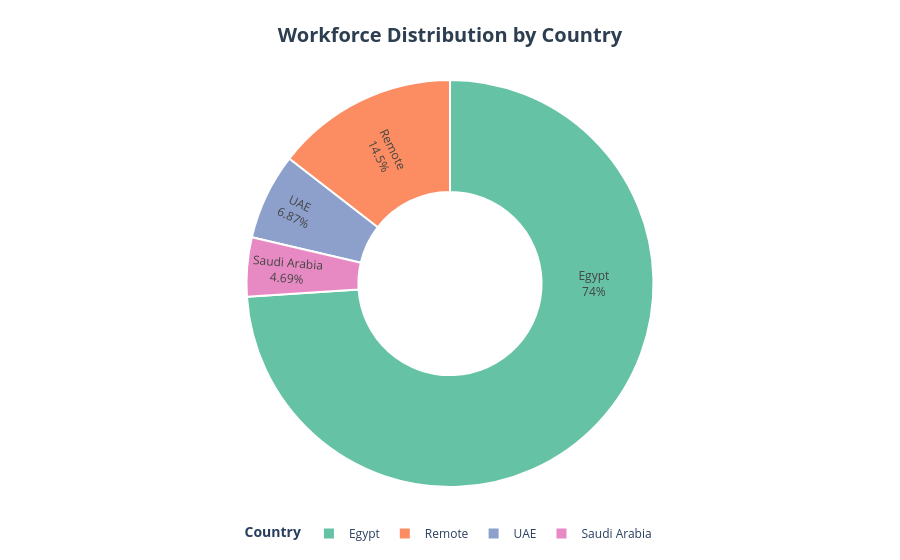

Source (notebook cell):
### Markdown cell above
### Question 1 (Enhanced): Workforce Geographic Distribution (Donut Chart)
Visualize employee geographic distribution across countries with an interactive donut chart featuring percentage labels, custom styling, and layout formatting.

### Code cell
country_distribution = (
    df.groupby("country", as_index=False)["annual_salary"]
      .count()
      .rename(columns={"annual_salary": "employee_count"})
)

fig = px.pie(
    country_distribution,
    names="country",
    values="employee_count",
    title="<b>Workforce Distribution by Country</b>",
    hole=0.45,  
    color_discrete_sequence=px.colors.qualitative.Set2  
)

fig.update_traces(
    textposition='inside',
    textinfo='percent+label',  
    insidetextorientation='radial',
    marker=dict(line=dict(color='#ffffff', width=2))  )

fig.update_layout(
    template="plotly_white",
    title={
        'y': 0.95,
        'x': 0.5,
        'xanchor': 'center',
        'yanchor': 'top',
        'font': {'size': 20, 'color': '#2C3E50'}
    },
    legend_title_text="<b>Country</b>",
    legend=dict(
        orientation="h",
        yanchor="bottom",
        y=-0.15,
        xanchor="center",
        x=0.5
    ),
    margin=dict(t=80, b=50, l=20, r=20)
)

fig.show()

### Figure 1 — Plotly figure (JSON) as saved in the notebook; plotly's stock layout.template omitted (floating-point values rounded to 4 significant figures)
{"data": [{"domain": {"x": [0, 1], "y": [0, 1]}, "hole": 0.45, "hovertemplate": "country=%{label}<br>employee_count=%{value}<extra></extra>", "insidetextorientation": "radial", "labels": ["Egypt", "Remote", "Saudi Arabia", "UAE"], "legendgroup": "", "marker": {"line": {"color": "#ffffff", "width": 2}}, "name": "", "showlegend": true, "textinfo": "percent+label", "textposition": "inside", "type": "pie", "values": [14495, 2840, 919, 1346]}], "layout": {"legend": {"orientation": "h", "title": {"text": "<b>Country</b>"}, "tracegroupgap": 0, "x": 0.5, "xanchor": "center", "y": -0.15, "yanchor": "bottom"}, "margin": {"b": 50, "l": 20, "r": 20, "t": 80}, "piecolorway": ["rgb(102,194,165)", "rgb(252,141,98)", "rgb(141,160,203)", "rgb(231,138,195)", "rgb(166,216,84)", "rgb(255,217,47)", "rgb(229,196,148)", "rgb(179,179,179)"], "title": {"font": {"color": "#2C3E50", "size": 20}, "text": "<b>Workforce Distribution by Country</b>", "x": 0.5, "xanchor": "center", "y": 0.95, "yanchor": "top"}}}
